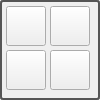
          <widget class="QGroupBox" name="groupBox">
           <property name="sizePolicy">
            <sizepolicy hsizetype="Fixed" vsizetype="Fixed">
             <horstretch>0</horstretch>
             <verstretch>0</verstretch>
            </sizepolicy>
           </property>
           <property name="minimumSize">
            <size>
             <width>100</width>
             <height>100</height>
            </size>
           </property>
           <property name="maximumSize">
            <size>
             <width>100</width>
             <height>100</height>
            </size>
           </property>
           <property name="styleSheet">
            <string notr="true">QGroupBox { 
border: 2px solid gray; 
border-radius: 3px; 
border-color: rgb(85, 85, 85);
color: rgb(85, 85, 85);
 } </string>
           </property>
           <property name="title">
            <string/>
           </property>
           <layout class="QFormLayout" name="formLayout_2">
            <property name="horizontalSpacing">
             <number>4</number>
            </property>
            <property name="verticalSpacing">
             <number>4</number>
            </property>
            <property name="leftMargin">
             <number>4</number>
            </property>
            <property name="topMargin">
             <number>4</number>
            </property>
            <property name="rightMargin">
             <number>4</number>
            </property>
            <property name="bottomMargin">
             <number>4</number>
            </property>
            <item row="0" column="0">
             <widget class="QPushButton" name="btnZoomIn">
              <property name="sizePolicy">
               <sizepolicy hsizetype="Fixed" vsizetype="Fixed">
                <horstretch>0</horstretch>
                <verstretch>0</verstretch>
               </sizepolicy>
              </property>
              <property name="minimumSize">
               <size>
                <width>40</width>
                <height>40</height>
               </size>
              </property>
              <property name="maximumSize">
               <size>
                <width>40</width>
                <height>40</height>
               </size>
              </property>
              <property name="toolTip">
               <string>Zoom the view in</string>
              </property>
              <property name="text">
               <string/>
              </property>
              <property name="icon">
               <iconset resource="resources.qrc">
                <normaloff>:/img/data/icon_zoomin.png</normaloff>:/img/data/icon_zoomin.png</iconset>
              </property>
              <property name="iconSize">
               <size>
                <width>28</width>
                <height>28</height>
               </size>
              </property>
              <property name="autoDefault">
               <bool>false</bool>
              </property>
             </widget>
            </item>
            <item row="0" column="1">
             <widget class="QPushButton" name="btnZoomOut">
              <property name="sizePolicy">
               <sizepolicy hsizetype="Fixed" vsizetype="Fixed">
                <horstretch>0</horstretch>
                <verstretch>0</verstretch>
               </sizepolicy>
              </property>
              <property name="minimumSize">
               <size>
                <width>40</width>
                <height>40</height>
               </size>
              </property>
              <property name="maximumSize">
               <size>
                <width>40</width>
                <height>40</height>
               </size>
              </property>
              <property name="toolTip">
               <string>Zoom the view out</string>
              </property>
              <property name="text">
               <string/>
              </property>
              <property name="icon">
               <iconset resource="resources.qrc">
                <normaloff>:/img/data/icon_zoomout.png</normaloff>:/img/data/icon_zoomout.png</iconset>
              </property>
              <property name="iconSize">
               <size>
                <width>28</width>
                <height>28</height>
               </size>
              </property>
              <property name="autoDefault">
               <bool>false</bool>
              </property>
             </widget>
            </item>
            <item row="1" column="0">
             <widget class="QPushButton" name="btnZoomFit">
              <property name="sizePolicy">
               <sizepolicy hsizetype="Fixed" vsizetype="Fixed">
                <horstretch>0</horstretch>
                <verstretch>0</verstretch>
               </sizepolicy>
              </property>
              <property name="minimumSize">
               <size>
                <width>40</width>
                <height>40</height>
               </size>
              </property>
              <property name="maximumSize">
               <size>
                <width>40</width>
                <height>40</height>
               </size>
              </property>
              <property name="toolTip">
               <string>Zoom the view to fit the entire battle scene</string>
              </property>
              <property name="text">
               <string/>
              </property>
              <property name="icon">
               <iconset resource="resources.qrc">
                <normaloff>:/img/data/icon_zoomfit.png</normaloff>:/img/data/icon_zoomfit.png</iconset>
              </property>
              <property name="iconSize">
               <size>
                <width>28</width>
                <height>28</height>
               </size>
              </property>
              <property name="autoDefault">
               <bool>false</bool>
              </property>
             </widget>
            </item>
            <item row="1" column="1">
             <widget class="QPushButton" name="btnZoomSelect">
              <property name="sizePolicy">
               <sizepolicy hsizetype="Fixed" vsizetype="Fixed">
                <horstretch>0</horstretch>
                <verstretch>0</verstretch>
               </sizepolicy>
              </property>
              <property name="minimumSize">
               <size>
                <width>40</width>
                <height>40</height>
               </size>
              </property>
              <property name="maximumSize">
               <size>
                <width>40</width>
                <height>40</height>
               </size>
              </property>
              <property name="toolTip">
               <string>Drag a rectangle across the scene and zoom to that rectangle</string>
              </property>
              <property name="text">
               <string/>
              </property>
              <property name="icon">
               <iconset resource="resources.qrc">
                <normaloff>:/img/data/icon_zoomselect.png</normaloff>:/img/data/icon_zoomselect.png</iconset>
              </property>
              <property name="iconSize">
               <size>
                <width>28</width>
                <height>28</height>
               </size>
              </property>
              <property name="checkable">
               <bool>true</bool>
              </property>
              <property name="autoDefault">
               <bool>false</bool>
              </property>
             </widget>
            </item>
           </layout>
          </widget>
